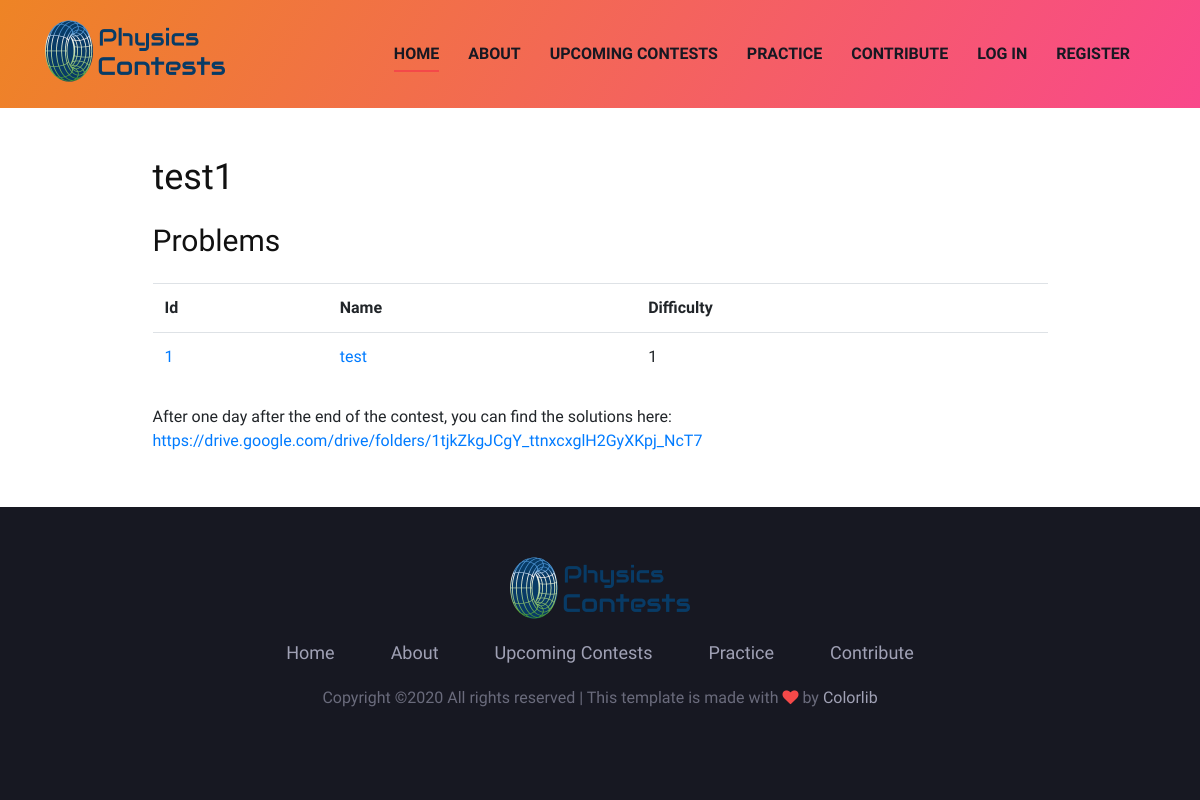
/contests/2, run on an earlier commit of the app's database.
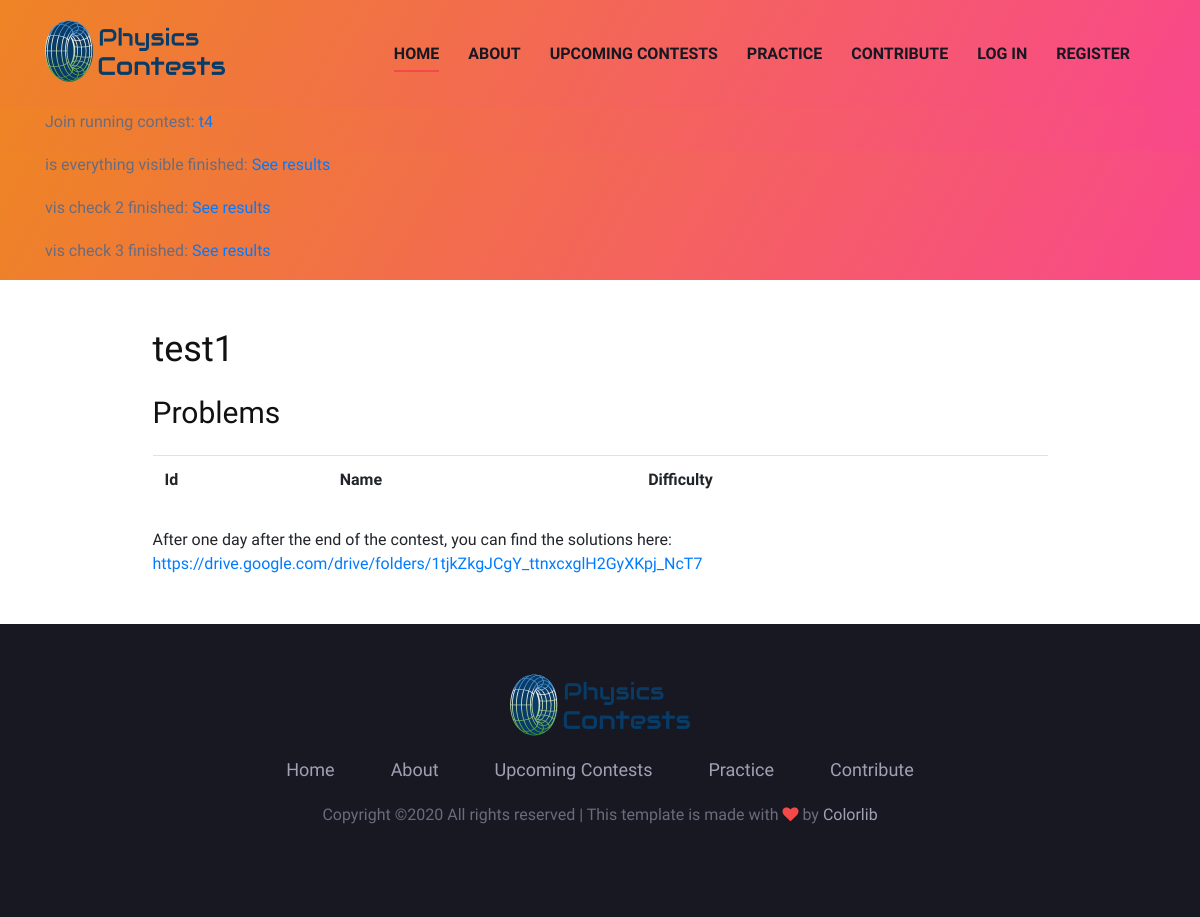
And on a later commit of the database.
### physicscontests/models.py (models this page shows, shortened)
class Task(db.Model):
	visible = db.Column(db.Boolean,nullable=False,default=False)
	id = db.Column(db.Integer, primary_key=True)
	title = db.Column(db.String(200), unique=True, nullable=False)
	story = db.Column(db.Text, nullable=False)
	image_file = db.Column(db.String(200))
	task = db.Column(db.Text, nullable=False)
	solution = db.Column(db.Numeric, nullable=False)
	writeup = db.Column(db.Text, default="See the attached document for an explanation.")
	writeup2 = db.Column(db.String(400))
	difficulty = db.Column(db.Integer, nullable=False)
	author_id = db.Column(db.Integer, db.ForeignKey('user.id'))
	contest_id = db.Column(db.Integer, db.ForeignKey('contest.id'))
	solved_by_users = db.relationship("Solved_by", back_populates="solved")

class Contest(db.Model):
	id = db.Column(db.Integer,primary_key=True)
	name = db.Column(db.String(40), unique=True, nullable=False, default=f"Physicscontest #{id}")
	description = db.Column(db.Text)
	start = db.Column(db.DateTime, nullable=False)
	end = db.Column(db.DateTime, nullable=False)
	tasks = db.relationship('Task', backref='contest')
	creator_id = db.Column(db.Integer, db.ForeignKey('user.id'))

### physicscontests/routes.py (the view)
@app.route("/contests/<int:contestID>")
def view_contest(contestID):
	contest = Contest.query.filter_by(id=contestID).first()
	if contest.end < datetime.utcnow() or current_user == contest.creator:
		return render_template("view_contest.html", contest=contest)
	elif not current_user.is_authenticated:
		flash(f"Log in to participate in the contest!", "success")
		return redirect(url_for("login"))
	elif current_user not in contest.participants:
		return redirect(url_for("register_contest", contestID=contestID))
	elif contest.start > datetime.utcnow():
		flash("The contest has not started yet. You can access this page when the contest has started.")
		return redirect(url_for("home"))
	else:
		return render_template("view_contest.html", contest=contest)

### physicscontests/__init__.py (called while the page is built)
def get_important_announcements():#should only be triggered once if there is something important
	announcements = []
	return announcements

def get_running_contests():
	contests_running = Contest.query.filter(Contest.start <= datetime.utcnow()).filter(Contest.end > datetime.utcnow()).all()
	return contests_running

def get_finished_contests():
	contests_finished = Contest.query.filter(Contest.end <= datetime.utcnow()).filter(Contest.end > datetime.utcnow() - timedelta(hours=1)).all()
	return contests_finished

### physicscontests/templates/view_contest.html
{% extends 'base.html' %}
{% block body %}
<div class="container mt-5 mb-5">
	<div class="col-lg-10 center-form">
		<h2 class="mb-4">{{ contest.name }}</h2>
		<h3 class="mb-4">Problems</h3>
		<table class="table mb-4">
			<tr>
				<th scope="col">Id</th>
				<th scope="col">Name</th>
				<th scope="col">Difficulty</th>
			</tr>
			{% for task in contest.tasks %}
				<tr>
					<td><a href="{{ url_for('exercises') }}/{{ task.id }}">{{ task.id }}</a></td>
					<td><a href="{{ url_for('exercises') }}/{{ task.id }}">{{ task.title }}</a></td>
					<td>{{ task.difficulty }}</td>
				</tr>
			{% endfor %}
		</table>
		<div>After one day after the end of the contest, you can find the solutions here: <a href="https://drive.google.com/drive/folders/1tjkZkgJCgY_ttnxcxglH2GyXKpj_NcT7">https://drive.google.com/drive/folders/1tjkZkgJCgY_ttnxcxglH2GyXKpj_NcT7</a></div>
	</div>
</div>
{% endblock %}

### physicscontests/templates/base.html (shortened to what the changed rows need)
<!DOCTYPE html>
<html lang="zxx">
<head>
    <link rel="stylesheet" href="{{ url_for('static', filename='css/bootstrap.min.css') }}" type="text/css">
    <link rel="stylesheet" href="{{ url_for('static', filename='css/font-awesome.min.css') }}" type="text/css">
    <link rel="stylesheet" href="{{ url_for('static', filename='css/elegant-icons.css') }}" type="text/css">
    <link rel="stylesheet" href="{{ url_for('static', filename='css/owl.carousel.min.css') }}" type="text/css">
    <link rel="stylesheet" href="{{ url_for('static', filename='css/magnific-popup.css') }}" type="text/css">
    <link rel="stylesheet" href="{{ url_for('static', filename='css/slicknav.min.css') }}" type="text/css">
    <link rel="stylesheet" href="{{ url_for('static', filename='css/style.css') }}" type="text/css">
</head>
<body>
    {% with running_cs = get_running_contests() %}
        {% if running_cs %}
            <header class="header-section bg-gradient">
                <div class="container">
                    {% for contest in running_cs %}
                        <div class="row center-form"><p>Join running contest: <a href="{{ url_for('view_contest', contestID=contest.id) }}">{{ contest.name }}</a></p></div>
                    {% endfor %}
                </div>
            </header>
        {% endif %}
    {% endwith %}
    {% with finished_cs = get_finished_contests() %}
        {% if finished_cs %}
            <header class="header-section bg-gradient">
                <div class="container">
                    {% for contest in finished_cs %}
                        <div class="row center-form"><p>{{ contest.name }} finished: <a href="{{ url_for('contest_scoreboard', contestID=contest.id) }}">See results</a></p></div>
                    {% endfor %}
                </div>
            </header>
        {% endif %}
    {% endwith %}
    {% block body %}{% endblock %}
</body>
</html>

What changed in the data, as far as the page shows it:
no longer on this page (row edited): Task: id "1", title "test", difficulty "1"
added Contest: name "t4"
added Contest: name "is everything visible"
added Contest: name "vis check 2"
added Contest: name "vis check 3"
